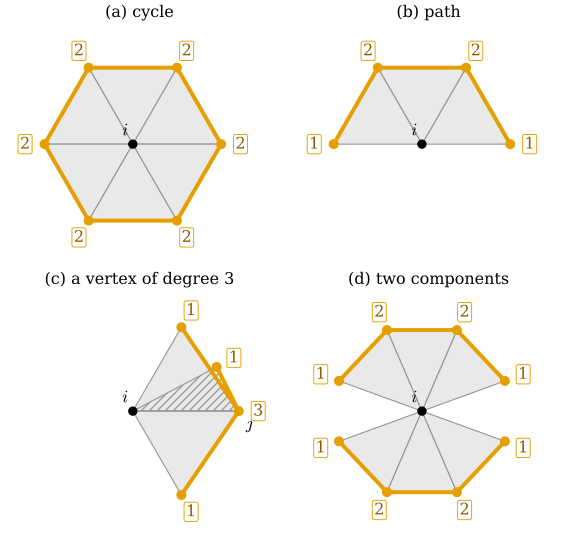

Here is the Python script that generated this plot:
"""Figure 33.4.1: the link of a vertex as a graph, with the degree of each link vertex (Section 33.4).

The number at a link vertex j is its degree in Lk(i), which equals the number of triangles containing the edge
{i, j} (Proposition 33.4.4(a)). Four pure 2-complexes, drawn in the plane around the vertex i at the origin:
(a) six triangles around i (link: a 6-cycle), (b) three triangles in a half-disk (link: a path),
(c) three triangles on the edge {i, j} (j = (1.2, 0); one of them drawn hatched as a flap above the plane),
(d) two fans of three triangles that meet only at i.
Self-check: the links and degrees are computed with dgdec.link; dgdec.vertex_link_type gives
cycle, path, other, other; the degree of j equals the number of triangles on {i, j}.

Run from the project root:
``PYTHONPATH=tools python3 chapters/33-combinatorial-surfaces/figures/fig-33-4-1-link-degrees.py``
"""

import dgdec as dd

import dgfig  # noqa: E402

dgfig.setup()

import matplotlib.pyplot as plt  # noqa: E402
import numpy as np  # noqa: E402
from matplotlib.patches import Polygon  # noqa: E402

C = dgfig.COLORS
ORANGE, GRAY = C["accent"], "#E9E9E9"


def ring(n, a0, a1, r=1.0):
    t = np.deg2rad(np.linspace(a0, a1, n))
    return np.c_[r * np.cos(t), r * np.sin(t)]


cases = []
# (a) closed fan
X = np.vstack([[0, 0], ring(6, 0, 300)])
cases.append(("(a) cycle", X, [(0, 1 + k, 1 + (k + 1) % 6) for k in range(6)], {}, "cycle"))
# (b) half fan
X = np.vstack([[0, 0], ring(4, 0, 180)])
cases.append(("(b) path", X, [(0, k, k + 1) for k in range(1, 4)], {}, "path"))
# (c) three triangles on the edge {0, 1}
X = np.array([[0, 0], [1.2, 0], [0.55, 0.95], [0.55, -0.95], [0.95, 0.5]])
cases.append(("(c) a vertex of degree 3", X, [(0, 1, 2), (0, 1, 3), (0, 1, 4)], {2: "flap"}, "other"))
# (d) two fans that share only the vertex 0
X = np.vstack([[0, 0], ring(4, 20, 160), ring(4, 200, 340)])
cases.append(("(d) two components", X, [(0, 1, 2), (0, 2, 3), (0, 3, 4), (0, 5, 6), (0, 6, 7), (0, 7, 8)], {},
              "other"))

fig, axs = plt.subplots(2, 2, figsize=(6.0, 5.6))
for ax, (title, X, F, style, expect) in zip(axs.ravel(), cases):
    K = dd.generate_complex(F)
    assert dd.vertex_link_type(K, 0) == expect
    Lk = dd.link(K, 0)
    ledges = [s for s in Lk if len(s) == 2]
    deg = {v: sum(v in e for e in ledges) for (v,) in [s for s in Lk if len(s) == 1]}
    for j, d in deg.items():                               # degree in Lk(0) = number of triangles on {0, j}
        assert d == sum(1 for f in F if 0 in f and j in f)
    for t, f in enumerate(F):
        hatch = style.get(t) == "flap"
        ax.add_patch(Polygon(X[list(f)], closed=True, facecolor="none" if hatch else GRAY, hatch="////" if hatch
                             else None, edgecolor="#9a9a9a", lw=0.9, zorder=1 if not hatch else 2))
    for e in ledges:
        ax.plot(*X[list(e)].T, color=ORANGE, lw=3.0, zorder=3, solid_capstyle="round")
    ax.plot(*X[0], "o", color="black", ms=6, zorder=5)
    ax.text(X[0, 0] - 0.12, X[0, 1] + 0.1, r"$i$", fontsize=13, zorder=6)
    for j, d in deg.items():
        ax.plot(*X[j], "o", color=ORANGE, ms=6.5, zorder=4)
        dirn = X[j] - X[0]
        q = X[j] + 0.22 * dirn / np.linalg.norm(dirn)
        ax.text(*q, str(d), fontsize=12, ha="center", va="center", color="#8a5a00", zorder=6,
                bbox=dict(boxstyle="round,pad=0.12", fc="white", ec=ORANGE, lw=0.7))
    if expect == "other" and title.startswith("(c)"):
        ax.text(X[1, 0] + 0.08, X[1, 1] - 0.2, r"$j$", fontsize=13)
    ax.set_title(title, fontsize=12)
    dgfig.schematic_axes(ax, xlim=(-1.45, 1.6), ylim=(-1.35, 1.35))
fig.subplots_adjust(left=0.01, right=0.99, top=0.95, bottom=0.01, wspace=0.05, hspace=0.12)
dgfig.save(fig, __file__)
